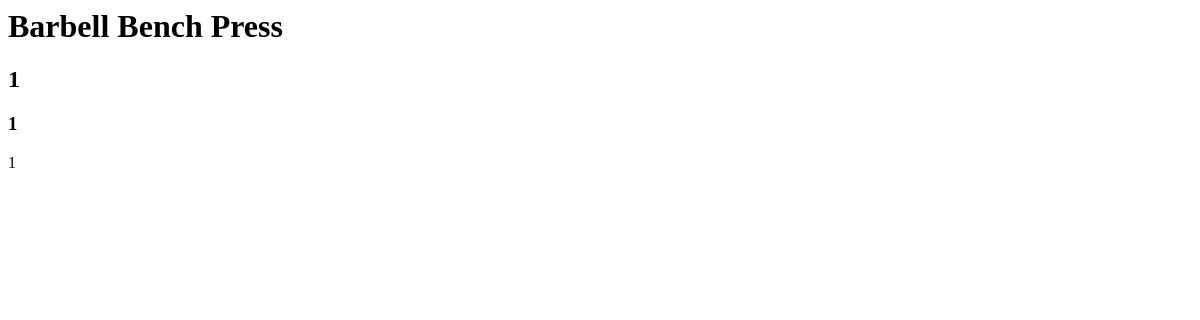
Page /exercise/1 on the earlier database version.
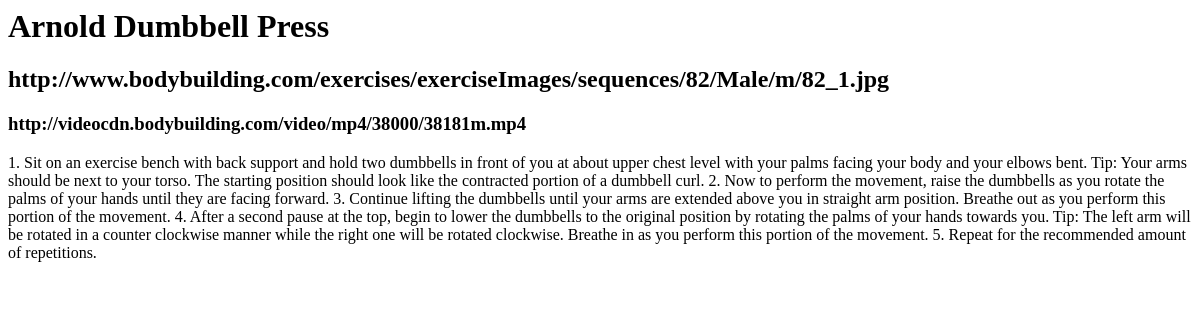
Same page on the later database version.
### ultimatefitbackend/models.py (models this page shows, shortened)
class Exercise(models.Model):
    name = models.CharField(max_length=100)
    description = models.TextField()
    image = models.TextField()
    image2 = models.TextField()
    video = models.TextField()
    category = models.ForeignKey(Category)

### ultimatefitbackend/views.py (the view)
# urls.py: url(r'exercise/(?P<id>[0-9]+)$',views.exercise,name='exercise'),
def exercise(request, id):
    template = loader.get_template('exercise.html')
    context = {
        'exercise': Exercise.objects.get(id=id)
    }
    return HttpResponse(template.render(context, request))

### ultimatefitbackend/templates/exercise.html (shortened to what this page needs)
<html>
    <head>
    </head>
    <body>
        <h1>{{ exercise.name }}</h1>
        <h2>{{ exercise.image }}</h2>
        <h3>{{ exercise.video }}</h3>
        <p>{{ exercise.description }}</p>
    </body>
</html>

Differences in the rows shown:
changed Exercise: name "Barbell Bench Press" → "Arnold Dumbbell Press"; image "1" → "http://www.bodybuilding.com/exercises/exerciseImages/sequences/82/Male/m/82_1.jpg"; video "1" → "http://videocdn.bodybuilding.com/video/mp4/38000/38181m.mp4"; description "1" → "1. Sit on an exercise bench with back support and hold two dumbbells in front of you at about upper chest level with your palms facing your body and your elbows bent. Tip: Your arms should be next to your torso. The starting position should look like the contracted portion of a dumbbell curl. 2. Now to perform the movement, raise the dumbbells as you rotate the palms of your hands until they are facing forward. 3. Continue lifting the dumbbells until your arms are extended above you in straight arm position. Breathe out as you perform this portion of the movement. 4. After a second pause at the top, begin to lower the dumbbells to the original position by rotating the palms of your hands…"
